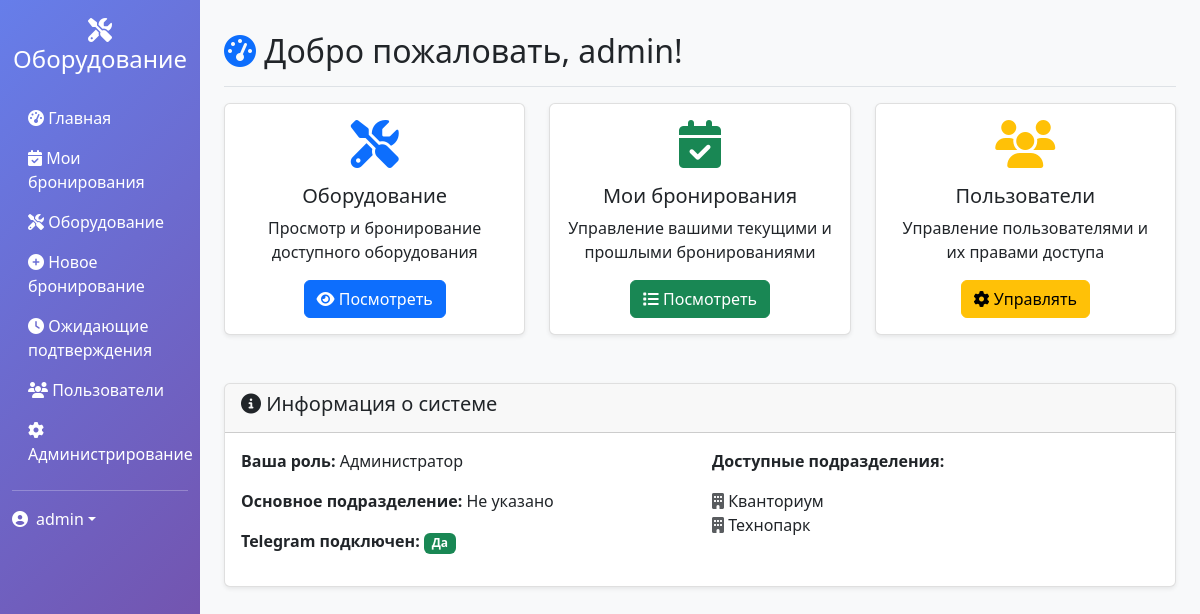
The app's page / (signed in) with its own data.
### booking/models.py (models this page shows, shortened)
class User(AbstractUser):
    ROLE_CHOICES = [
        ('admin', 'Администратор'),
        ('moderator', 'Модератор'),
        ('user', 'Пользователь'),
    ]
    role = models.CharField(
        max_length=20,
        choices=ROLE_CHOICES,
        default='user',
        verbose_name="Роль"
    )
    department = models.ForeignKey(
        Department,
        on_delete=models.CASCADE,
        null=True,
        blank=True,
        verbose_name="Основное подразделение"
    )
    telegram_key = models.CharField(
        max_length=32,
        unique=True,
        blank=True,
        verbose_name="Ключ для Telegram"
    )
    telegram_chat_id = models.BigIntegerField(
        null=True,
        blank=True,
        verbose_name="Telegram Chat ID"
    )
    phone = models.CharField(
        max_length=20,
        blank=True,
        verbose_name="Телефон"
    )
    class Meta:
        verbose_name = "Пользователь"
        verbose_name_plural = "Пользователи"
    def get_accessible_departments(self):
        if self.role == 'admin':
            return Department.objects.all()
        return Department.objects.filter(
            departmentaccess__user=self,
            departmentaccess__can_view=True
        ).distinct()

class Department(models.Model):
    name = models.CharField(max_length=100, verbose_name="Название")
    code = models.CharField(max_length=20, unique=True, verbose_name="Код")
    description = models.TextField(blank=True, verbose_name="Описание")
    created_at = models.DateTimeField(auto_now_add=True)
    class Meta:
        verbose_name = "Подразделение"
        verbose_name_plural = "Подразделения"
        ordering = ['name']

### booking/views.py (the view)
# urls.py: path('', views.dashboard, name='dashboard'),
@login_required
def dashboard(request):
    context = {
        'user': request.user,
        'accessible_departments': request.user.get_accessible_departments(),
    }
    return render(request, 'booking/dashboard.html', context)

### booking/templates/booking/dashboard.html (shortened to what this page needs)
{% extends 'booking/base.html' %}
{% block content %}
<div class="d-flex justify-content-between flex-wrap flex-md-nowrap align-items-center pt-3 pb-2 mb-3 border-bottom">
    <h1 class="h2">
        <i class="fas fa-tachometer-alt text-primary"></i>
        Добро пожаловать, {{ user.first_name|default:user.username }}!
    </h1>
</div>
<div class="row">
    <div class="col-md-4 mb-4">
        <div class="card text-center h-100">
            <div class="card-body">
                <i class="fas fa-tools fa-3x text-primary mb-3"></i>
                <h5 class="card-title">Оборудование</h5>
                <p class="card-text">Просмотр и бронирование доступного оборудования</p>
                <a href="{% url 'equipment_list' %}" class="btn btn-primary">
                    <i class="fas fa-eye"></i> Посмотреть
                </a>
            </div>
        </div>
    </div>
    <div class="col-md-4 mb-4">
        <div class="card text-center h-100">
            <div class="card-body">
                <i class="fas fa-calendar-check fa-3x text-success mb-3"></i>
                <h5 class="card-title">Мои бронирования</h5>
                <p class="card-text">Управление вашими текущими и прошлыми бронированиями</p>
                <a href="{% url 'my_bookings' %}" class="btn btn-success">
                    <i class="fas fa-list"></i> Посмотреть
                </a>
            </div>
        </div>
    </div>
    {% if user.role == 'admin' or user.role == 'moderator' %}
    <div class="col-md-4 mb-4">
        <div class="card text-center h-100">
            <div class="card-body">
                <i class="fas fa-users fa-3x text-warning mb-3"></i>
                <h5 class="card-title">Пользователи</h5>
                <p class="card-text">Управление пользователями и их правами доступа</p>
                <a href="{% url 'user_management' %}" class="btn btn-warning">
                    <i class="fas fa-cog"></i> Управлять
                </a>
            </div>
        </div>
    </div>
    {% endif %}
</div>
<div class="row mt-4">
    <div class="col-md-12">
        <div class="card">
            <div class="card-header">
                <h5><i class="fas fa-info-circle"></i> Информация о системе</h5>
            </div>
            <div class="card-body">
                <div class="row">
                    <div class="col-md-6">
                        <p><strong>Ваша роль:</strong> {{ user.get_role_display }}</p>
                        <p><strong>Основное подразделение:</strong> {{ user.department.name|default:"Не указано" }}</p>
                        <p><strong>Telegram подключен:</strong>
                            {% if user.telegram_chat_id %}
                                <span class="badge bg-success">Да</span>
                            {% else %}
                                <span class="badge bg-warning">Нет</span>
                            {% endif %}
                        </p>
                    </div>
                    <div class="col-md-6">
                        <p><strong>Доступные подразделения:</strong></p>
                        <ul class="list-unstyled">
                            {% for dept in accessible_departments %}
                                <li><i class="fas fa-building text-muted"></i> {{ dept.name }}</li>
                            {% empty %}
                                <li class="text-muted">Нет доступных подразделений</li>
                            {% endfor %}
                        </ul>
                    </div>
                </div>
            </div>
        </div>
    </div>
</div>
{% endblock %}

### booking/templates/booking/base.html (shortened to what this page needs)
<!DOCTYPE html>
<html lang="ru">
<head>
    {% load django_bootstrap5 %}
    {% bootstrap_css %}
    <link rel="stylesheet" href="https://cdnjs.cloudflare.com/ajax/libs/font-awesome/6.4.0/css/all.min.css">
</head>
<body>
    <div class="container-fluid">
        <div class="row">
            <nav class="col-md-3 col-lg-2 d-md-block sidebar collapse">
                <div class="position-sticky pt-3">
                    <div class="text-center mb-4">
                        <h4 class="text-white">
                            <i class="fas fa-tools"></i>
                            Оборудование
                        </h4>
                    </div>
                    <ul class="nav flex-column">
                        <li class="nav-item">
                            <a class="nav-link text-white" href="{% url 'dashboard' %}">
                                <i class="fas fa-tachometer-alt"></i> Главная
                            </a>
                        </li>
                        <li class="nav-item">
                            <a class="nav-link text-white" href="{% url 'my_bookings' %}">
                                <i class="fas fa-calendar-check"></i> Мои бронирования
                            </a>
                        </li>
                        <li class="nav-item">
                            <a class="nav-link text-white" href="{% url 'equipment_list' %}">
                                <i class="fas fa-tools"></i> Оборудование
                            </a>
                        </li>
                        <li class="nav-item">
                            <a class="nav-link text-white" href="{% url 'create_booking' %}">
                                <i class="fas fa-plus-circle"></i> Новое бронирование
                            </a>
                        </li>
                        {% if user.role == 'admin' or user.role == 'moderator' %}
                        <li class="nav-item">
                            <a class="nav-link text-white" href="{% url 'pending_bookings' %}">
                                <i class="fas fa-clock"></i> Ожидающие подтверждения
                            </a>
                        </li>
                        <li class="nav-item">
                            <a class="nav-link text-white" href="{% url 'user_management' %}">
                                <i class="fas fa-users"></i> Пользователи
                            </a>
                        </li>
                        {% endif %}
                        {% if user.role == 'admin' %}
                        <li class="nav-item">
                            <a class="nav-link text-white" href="/admin/">
                                <i class="fas fa-cog"></i> Администрирование
                            </a>
                        </li>
                        {% endif %}
                    </ul>
                    <hr class="text-white">
                    <div class="dropdown">
                        <a href="#" class="d-flex align-items-center text-white text-decoration-none dropdown-toggle"
                           data-bs-toggle="dropdown">
                            <i class="fas fa-user-circle me-2"></i>
                            {{ user.username }}
                        </a>
                    </div>
                </div>
            </nav>
            <main class="col-md-9 ms-sm-auto col-lg-10 px-md-4 main-content">
                <div class="pt-3 pb-2 mb-3">
                    {% block content %}
                    {% endblock %}
                </div>
            </main>
        </div>
    </div>
</body>
</html>

### booking/templates/booking/base.html (style rules this page uses)
.sidebar { min-height: 100vh; background: linear-gradient(135deg, #667eea 0%, #764ba2 100%); }
.main-content { background-color: #f8f9fa; min-height: 100vh; }
.card { box-shadow: 0 0.125rem 0.25rem rgba(0, 0, 0, 0.075); border: 1px solid rgba(0, 0, 0, 0.125); }

### records on screen
User: username "admin", first_name "admin", role "Администратор", department.name "Не указано"
Department: name "Кванториум"
Department: name "Технопарк"
